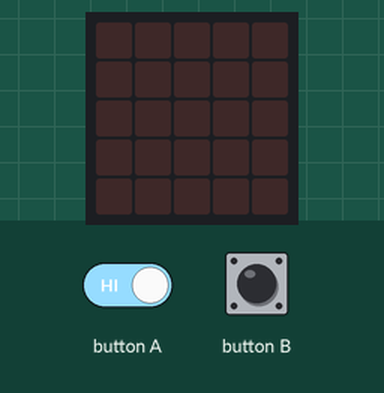
Recording of a program running on a simulated BBC micro:bit (MakeCode). Parts: the board's 5×5 LED display. Inputs (shaded band) come from the test bench.

Above: at 1.2 s.
1.3 s: button B pressed for 1 s
At 3.3 s:
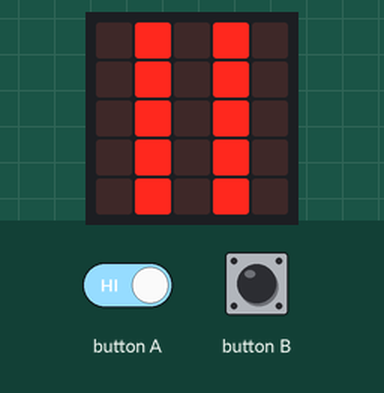
4.2 s: button B pressed for 3.2 s
At 4.6 s:
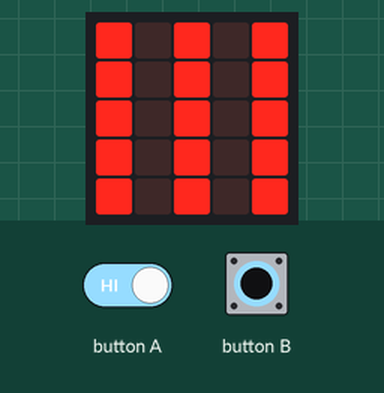
8.9 s: button A driven LOW and button B driven LOW
At 10.2 s:
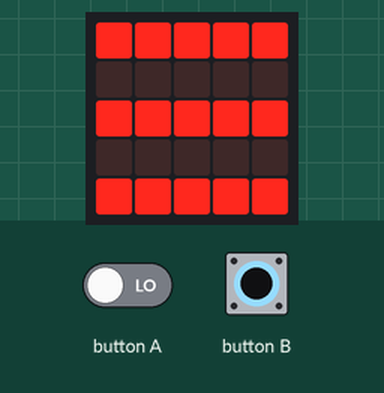
11.9 s: button B released
13.5 s: button B held down
At 15.11 s:
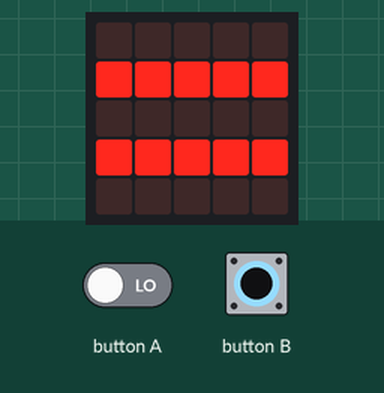
Timing chart, 0 to 16.6 s (numbered marks = the images above; inputs shaded):
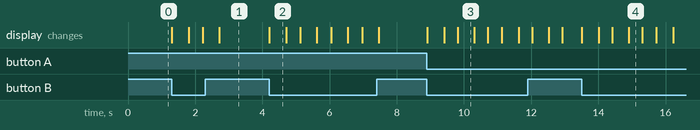

The program:

main.ts
```typescript
basic.forever(function () {
    if (input.buttonIsPressed(Button.B)) {
        if (true) {
            basic.showLeds(`
                # . # . #
                # . # . #
                # . # . #
                # . # . #
                # . # . #
                `)
            basic.pause(100)
            basic.showLeds(`
                . # . # .
                . # . # .
                . # . # .
                . # . # .
                . # . # .
                `)
        } else {
            basic.showLeds(`
                . . . . .
                . . . . .
                . . . . .
                . . . . .
                . . . . .
                `)
        }
        if (input.buttonIsPressed(Button.A)) {
            basic.showLeds(`
                # # # # #
                . . . . .
                # # # # #
                . . . . .
                # # # # #
                `)
            basic.pause(100)
            basic.showLeds(`
                . . . . .
                # # # # #
                . . . . .
                # # # # #
                . . . . .
                `)
            basic.showLeds(`
                . . . . .
                . . . . .
                . . . . .
                . . . . .
                . . . . .
                `)
        } else {

        }
        if (true) {

        } else {

        }
    }
})
```

test.ts
```typescript
// tests gaan hier; deze zal niet worden gecompileerd wanneer dit pakket wordt gebruikt als extensie.
```

Measured:
- after the input at 1.3 s, the display: first changes at once (image 1 shows a later state)
- after the input at 4.2 s, the display: changes at once (image 2)
- after the input at 8.9 s, the display: first changes at once (image 3 shows a later state)
- after the input at 13.5 s, the display: first changes at once (image 4 shows a later state)
- what the display in image 2 shows lasts 0.5 s, from 4.2 s to 4.7 s
- what the display in image 4 shows lasts 0.4 s, from 14.9 s to 15.3 s
